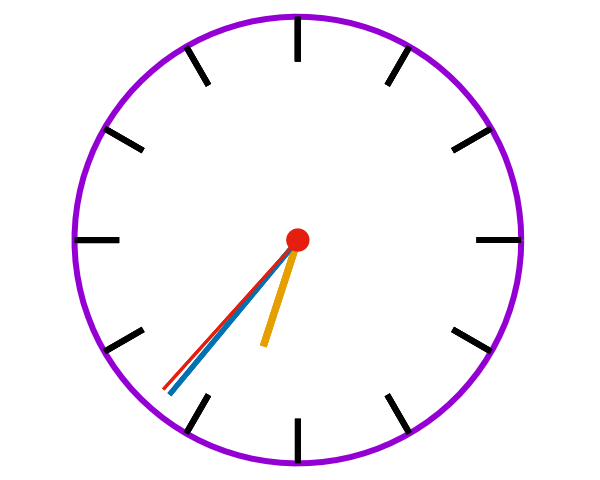

Recreate this plot in gnuplot.
hour_hand_length = 0.5
minute_hand_length = 0.9
second_hand_length = 0.9
mark_start_radius = 0.8
mark_end_radius = 1.0
hour_division = 12.
minute_division = 60.
second_division = 60.

hand_angle(time, division) = -2.*pi*time/division + pi/2.
adjusted_hour = hour + minute/minute_division
adjusted_minute = minute + second/second_division
second_angle = hand_angle(second, second_division)
minute_angle = hand_angle(adjusted_minute, minute_division)
hour_angle = hand_angle(adjusted_hour, hour_division)

set term svg
set output "clock.svg"
set size square
set multiplot
unset key
unset border
unset ytics
unset xtics
set xrange [-1:1]
set yrange [-1:1]
do for [t=0:int(hour_division)] {
    set arrow from cos(hand_angle(t, hour_division))*mark_start_radius, sin(hand_angle(t, hour_division))*mark_start_radius to cos(hand_angle(t, hour_division))*mark_end_radius, sin(hand_angle(t, hour_division))*mark_end_radius nohead lw 6 lt 8
}

set arrow from 0,0 to cos(hour_angle)*hour_hand_length,sin(hour_angle)*hour_hand_length nohead lw 7 lt 4
set arrow from 0,0 to cos(minute_angle)*minute_hand_length,sin(minute_angle)*minute_hand_length nohead lw 5 lt 6
set arrow from 0,0 to cos(second_angle)*second_hand_length,sin(second_angle)*second_hand_length nohead lw 3 lt 7
p NaN

set polar
unset raxis
unset rtics
p 1 lw 6
p 0.05 w filledcu lt 7, 0.01 lt 7

unset multiplot
unset output
